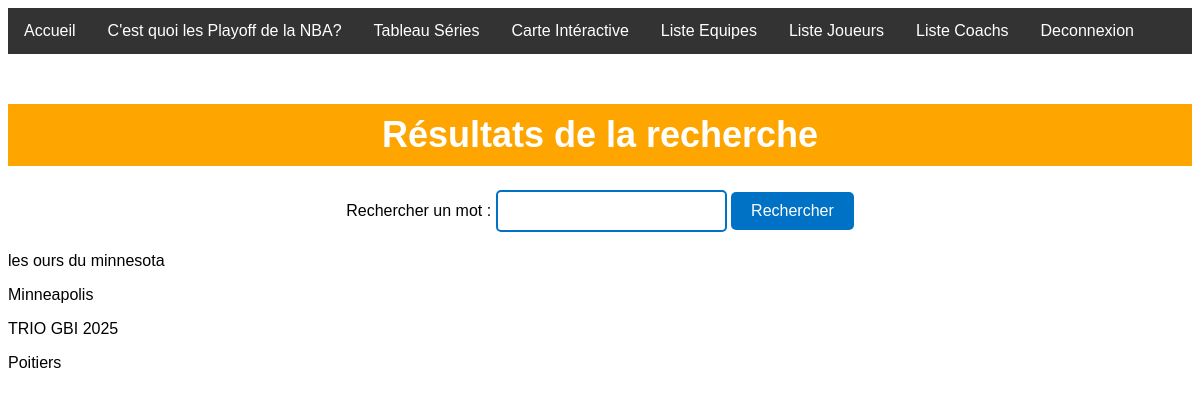
/recherche.php (signed in), run on the app's committed database.
### tables this page shows
CREATE TABLE `equipe` (
  `nomEquipe` varchar(50) NOT NULL,
  `ABRequipe` varchar(3) NOT NULL,
  `Conference` int(1) NOT NULL COMMENT '0 pour Ouest, 1 pour Est',
  `Ville` varchar(25) NOT NULL,
  `Classement` int(20) NOT NULL,
  `imgEquipe` blob COMMENT 'autre colonne d''extension si plusieurs formats',
  `nVictoires` int(99) NOT NULL,
  `nDefaites` int(99) NOT NULL,
  `Description` text NOT NULL,
  `nTitresEquipe` int(99) NOT NULL,
  `IdCoach` int(99) NOT NULL
);

### recherche.php (the view, shortened to what this page needs)
<?php
include("ConnexionBDD.php");
?>
<!DOCTYPE HTML>
<html>
<head>
<link rel="stylesheet" media="screen" href="accueil.css">
</head>
<body>
<?php
include("barre_menu.php");
?>
<h1> Résultats de la recherche </h1>
    <form method="GET" action="recherche.php">
     Rechercher un mot : <input type="text" name="query">
     <input type="SUBMIT" value="Rechercher">
     </form>
    <?php
  $query = $_GET['query'];
  $sql = "SELECT * FROM equipe WHERE nomEquipe LIKE '%$query%'";
  $stmt = $connexion->prepare($sql);
  $stmt->execute(['query' => "%$query%"]);
  while ($row = $stmt->fetch()) {
    echo "<p>" . $row['nomEquipe'] . "</p>";
    echo "<p>" . $row['Ville'] . "</p>";
  }
?>

### accueil.css (style rules this page uses)
body { background-image: url('images/oiseauFond.jpg'); font-family: Arial, sans-serif; }
h1 { color: #333; text-align: center; font-size: 36px; margin-top: 50px; }
form { text-align: center; margin-top: 20px; margin-bottom: 20px; }
h1 { background-color: #FFA500; padding: 10px; color: white; text-align: center; }
form { margin-top: 20px; margin-bottom: 20px; text-align: center; }
input[type="text"] { padding: 10px; font-size: 16px; border: 2px solid #0072C6; border-radius: 5px; }
input[type="submit"] { padding: 10px 20px; background-color: #0072C6; color: white; font-size: 16px; border: none; border-radius: 5px; cursor: pointer; }

### data on the page
equipe: nomEquipe "les ours du minnesota", Ville "Minneapolis"
equipe: nomEquipe "TRIO GBI 2025", Ville "Poitiers"
